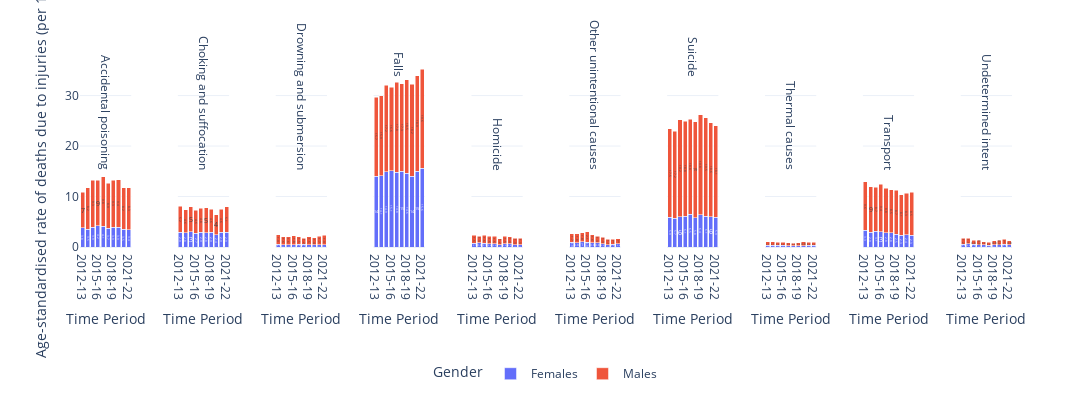

This figure's notebook cell:
### Code cell
import plotly.express as px

# Stacked Bar Chart
fig = px.bar(
    d2, 
    x="ReportingCategory4",  # Time period (Year)
    y="Number of Cases",  # Age-standardised rate (ASR)
    color="ReportingCategory1",  # Stack by gender
    # title="Age-Standardised Rates per by Gender and Injury Type",
    labels={"Number of Cases": "ASR (per 100,000 population)", "ReportingCategory4": "Time Period"},
    text="Number of Cases",  # Display values on the bars
    facet_col="Injury Type",  # Create a subplot for each injury type
    facet_col_spacing=0.05,  # Increase spacing between columns
    barmode="stack",  # Stack bars to show contribution by gender
)

# Customize the chart layout
fig.update_traces(
    textposition="inside",  # Try moving the text inside or outside
    texttemplate="%{text}",  # Display text values directly on the bars
    insidetextanchor="middle",  # Anchor the text in the middle of the bars
)

fig.update_layout(
    xaxis_title="Time Period",
    yaxis_title="Age-standardised rate of deaths due to injuries (per 100,000)",
    template="plotly_white",
    legend_title="Gender",
    showlegend=True,  # Show legend for gender
    width=1300,  # Set the width of the plot
    height=400,  # Set the height of the plot,
    legend=dict(
        x=0.5,  # Position horizontally in the center
        y=-0.6,  # Position below the graph (negative values place the legend below)
        traceorder="normal",  # Control the order of the legend items
        orientation="h",  # Make the legend horizontal
        xanchor="center",  # Anchor the legend horizontally in the center
        yanchor="top",  # Anchor the legend vertically at the top of its box
    )
)

# Remove "Injury Type =" from facet labels and adjust position and angle
fig.for_each_annotation(lambda a: a.update(
    text=a.text.split('=')[1] if '=' in a.text else a.text,  # Remove "Injury Type =" from the label
    font=dict(size=12),  # Adjust font size if needed
    showarrow=False,  # Disable arrow for the facet title
    align='left',  # Center-align the text
    textangle=90,  # Rotate the text 90 degrees
    y=0.9 if ('Falls' in a.text or 'Suicide' in a.text) else 0.4
))

fig.show()

### Figure 1 — Plotly figure (JSON) as saved in the notebook; plotly's stock layout.template omitted (floating-point values rounded to 4 significant figures)
{"data": [{"alignmentgroup": "True", "hovertemplate": "ReportingCategory1=Females<br>Injury Type=Accidental poisoning<br>Time Period=%{x}<br>ASR (per 100,000 population)=%{text}<extra></extra>", "insidetextanchor": "middle", "legendgroup": "Females", "marker": {"color": "#636efa", "pattern": {"shape": ""}}, "name": "Females", "offsetgroup": "Females", "orientation": "v", "showlegend": true, "text": [3.8, 3.5, 3.9, 4.2, 4.1, 3.7, 3.9, 3.9, 3.5, 3.4], "textposition": "inside", "texttemplate": "%{text}", "type": "bar", "x": ["2012-13", "2013-14", "2014-15", "2015-16", "2016-17", "2017-18", "2018-19", "2019-20", "2020-21", "2021-22"], "xaxis": "x", "y": [3.8, 3.5, 3.9, 4.2, 4.1, 3.7, 3.9, 3.9, 3.5, 3.4], "yaxis": "y"}, {"alignmentgroup": "True", "hovertemplate": "ReportingCategory1=Females<br>Injury Type=Choking and suffocation<br>Time Period=%{x}<br>ASR (per 100,000 population)=%{text}<extra></extra>", "insidetextanchor": "middle", "legendgroup": "Females", "marker": {"color": "#636efa", "pattern": {"shape": ""}}, "name": "Females", "offsetgroup": "Females", "orientation": "v", "showlegend": false, "text": [2.9, 2.8, 3, 2.7, 2.9, 2.8, 2.9, 2.4, 2.9, 2.9], "textposition": "inside", "texttemplate": "%{text}", "type": "bar", "x": ["2012-13", "2013-14", "2014-15", "2015-16", "2016-17", "2017-18", "2018-19", "2019-20", "2020-21", "2021-22"], "xaxis": "x2", "y": [2.9, 2.8, 3, 2.7, 2.9, 2.8, 2.9, 2.4, 2.9, 2.9], "yaxis": "y2"}, {"alignmentgroup": "True", "hovertemplate": "ReportingCategory1=Females<br>Injury Type=Drowning and submersion<br>Time Period=%{x}<br>ASR (per 100,000 population)=%{text}<extra></extra>", "insidetextanchor": "middle", "legendgroup": "Females", "marker": {"color": "#636efa", "pattern": {"shape": ""}}, "name": "Females", "offsetgroup": "Females", "orientation": "v", "showlegend": false, "text": [0.5, 0.4, 0.4, 0.4, 0.5, 0.5, 0.4, 0.4, 0.4, 0.4], "textposition": "inside", "texttemplate": "%{text}", "type": "bar", "x": ["2012-13", "2013-14", "2014-15", "2015-16", "2016-17", "2017-18", "2018-19", "2019-20", "2020-21", "2021-22"], "xaxis": "x3", "y": [0.5, 0.4, 0.4, 0.4, 0.5, 0.5, 0.4, 0.4, 0.4, 0.4], "yaxis": "y3"}, {"alignmentgroup": "True", "hovertemplate": "ReportingCategory1=Females<br>Injury Type=Falls<br>Time Period=%{x}<br>ASR (per 100,000 population)=%{text}<extra></extra>", "insidetextanchor": "middle", "legendgroup": "Females", "marker": {"color": "#636efa", "pattern": {"shape": ""}}, "name": "Females", "offsetgroup": "Females", "orientation": "v", "showlegend": false, "text": [14, 14.1, 14.9, 15.1, 14.8, 15, 14.6, 14, 15, 15.6], "textposition": "inside", "texttemplate": "%{text}", "type": "bar", "x": ["2012-13", "2013-14", "2014-15", "2015-16", "2016-17", "2017-18", "2018-19", "2019-20", "2020-21", "2021-22"], "xaxis": "x4", "y": [14, 14.1, 14.9, 15.1, 14.8, 15, 14.6, 14, 15, 15.6], "yaxis": "y4"}, {"alignmentgroup": "True", "hovertemplate": "ReportingCategory1=Females<br>Injury Type=Homicide<br>Time Period=%{x}<br>ASR (per 100,000 population)=%{text}<extra></extra>", "insidetextanchor": "middle", "legendgroup": "Females", "marker": {"color": "#636efa", "pattern": {"shape": ""}}, "name": "Females", "offsetgroup": "Females", "orientation": "v", "showlegend": false, "text": [0.7, 0.8, 0.7, 0.6, 0.6, 0.4, 0.6, 0.6, 0.4, 0.4], "textposition": "inside", "texttemplate": "%{text}", "type": "bar", "x": ["2012-13", "2013-14", "2014-15", "2015-16", "2016-17", "2017-18", "2018-19", "2019-20", "2020-21", "2021-22"], "xaxis": "x5", "y": [0.7, 0.8, 0.7, 0.6, 0.6, 0.4, 0.6, 0.6, 0.4, 0.4], "yaxis": "y5"}, {"alignmentgroup": "True", "hovertemplate": "ReportingCategory1=Females<br>Injury Type=Other unintentional causes<br>Time Period=%{x}<br>ASR (per 100,000 population)=%{text}<extra></extra>", "insidetextanchor": "middle", "legendgroup": "Females", "marker": {"color": "#636efa", "pattern": {"shape": ""}}, "name": "Females", "offsetgroup": "Females", "orientation": "v", "showlegend": false, "text": [0.9, 0.8, 1, 0.9, 0.8, 0.8, 0.6, 0.4, 0.5, 0.6], "textposition": "inside", "texttemplate": "%{text}", "type": "bar", "x": ["2012-13", "2013-14", "2014-15", "2015-16", "2016-17", "2017-18", "2018-19", "2019-20", "2020-21", "2021-22"], "xaxis": "x6", "y": [0.9, 0.8, 1, 0.9, 0.8, 0.8, 0.6, 0.4, 0.5, 0.6], "yaxis": "y6"}, {"alignmentgroup": "True", "hovertemplate": "ReportingCategory1=Females<br>Injury Type=Suicide<br>Time Period=%{x}<br>ASR (per 100,000 population)=%{text}<extra></extra>", "insidetextanchor": "middle", "legendgroup": "Females", "marker": {"color": "#636efa", "pattern": {"shape": ""}}, "name": "Females", "offsetgroup": "Females", "orientation": "v", "showlegend": false, "text": [5.9, 5.7, 6, 6.1, 6.5, 5.8, 6.4, 6.1, 6, 5.9], "textposition": "inside", "texttemplate": "%{text}", "type": "bar", "x": ["2012-13", "2013-14", "2014-15", "2015-16", "2016-17", "2017-18", "2018-19", "2019-20", "2020-21", "2021-22"], "xaxis": "x7", "y": [5.9, 5.7, 6, 6.1, 6.5, 5.8, 6.4, 6.1, 6, 5.9], "yaxis": "y7"}, {"alignmentgroup": "True", "hovertemplate": "ReportingCategory1=Females<br>Injury Type=Thermal causes<br>Time Period=%{x}<br>ASR (per 100,000 population)=%{text}<extra></extra>", "insidetextanchor": "middle", "legendgroup": "Females", "marker": {"color": "#636efa", "pattern": {"shape": ""}}, "name": "Females", "offsetgroup": "Females", "orientation": "v", "showlegend": false, "text": [0.3, 0.3, 0.3, 0.3, 0.2, 0.2, 0.2, 0.2, 0.3, 0.3], "textposition": "inside", "texttemplate": "%{text}", "type": "bar", "x": ["2012-13", "2013-14", "2014-15", "2015-16", "2016-17", "2017-18", "2018-19", "2019-20", "2020-21", "2021-22"], "xaxis": "x8", "y": [0.3, 0.3, 0.3, 0.3, 0.2, 0.2, 0.2, 0.2, 0.3, 0.3], "yaxis": "y8"}, {"alignmentgroup": "True", "hovertemplate": "ReportingCategory1=Females<br>Injury Type=Transport<br>Time Period=%{x}<br>ASR (per 100,000 population)=%{text}<extra></extra>", "insidetextanchor": "middle", "legendgroup": "Females", "marker": {"color": "#636efa", "pattern": {"shape": ""}}, "name": "Females", "offsetgroup": "Females", "orientation": "v", "showlegend": false, "text": [3.3, 2.9, 3.1, 3, 2.8, 2.8, 2.5, 2.3, 2.4, 2.3], "textposition": "inside", "texttemplate": "%{text}", "type": "bar", "x": ["2012-13", "2013-14", "2014-15", "2015-16", "2016-17", "2017-18", "2018-19", "2019-20", "2020-21", "2021-22"], "xaxis": "x9", "y": [3.3, 2.9, 3.1, 3, 2.8, 2.8, 2.5, 2.3, 2.4, 2.3], "yaxis": "y9"}, {"alignmentgroup": "True", "hovertemplate": "ReportingCategory1=Females<br>Injury Type=Undetermined intent<br>Time Period=%{x}<br>ASR (per 100,000 population)=%{text}<extra></extra>", "insidetextanchor": "middle", "legendgroup": "Females", "marker": {"color": "#636efa", "pattern": {"shape": ""}}, "name": "Females", "offsetgroup": "Females", "orientation": "v", "showlegend": false, "text": [0.5, 0.6, 0.5, 0.4, 0.4, 0.3, 0.4, 0.4, 0.5, 0.4], "textposition": "inside", "texttemplate": "%{text}", "type": "bar", "x": ["2012-13", "2013-14", "2014-15", "2015-16", "2016-17", "2017-18", "2018-19", "2019-20", "2020-21", "2021-22"], "xaxis": "x10", "y": [0.5, 0.6, 0.5, 0.4, 0.4, 0.3, 0.4, 0.4, 0.5, 0.4], "yaxis": "y10"}, {"alignmentgroup": "True", "hovertemplate": "ReportingCategory1=Males<br>Injury Type=Accidental poisoning<br>Time Period=%{x}<br>ASR (per 100,000 population)=%{text}<extra></extra>", "insidetextanchor": "middle", "legendgroup": "Males", "marker": {"color": "#EF553B", "pattern": {"shape": ""}}, "name": "Males", "offsetgroup": "Males", "orientation": "v", "showlegend": true, "text": [7, 8.2, 9.3, 9, 9.8, 8.9, 9.3, 9.4, 8.2, 8.3], "textposition": "inside", "texttemplate": "%{text}", "type": "bar", "x": ["2012-13", "2013-14", "2014-15", "2015-16", "2016-17", "2017-18", "2018-19", "2019-20", "2020-21", "2021-22"], "xaxis": "x", "y": [7, 8.2, 9.3, 9, 9.8, 8.9, 9.3, 9.4, 8.2, 8.3], "yaxis": "y"}, {"alignmentgroup": "True", "hovertemplate": "ReportingCategory1=Males<br>Injury Type=Choking and suffocation<br>Time Period=%{x}<br>ASR (per 100,000 population)=%{text}<extra></extra>", "insidetextanchor": "middle", "legendgroup": "Males", "marker": {"color": "#EF553B", "pattern": {"shape": ""}}, "name": "Males", "offsetgroup": "Males", "orientation": "v", "showlegend": false, "text": [5.2, 4.6, 5, 4.6, 4.8, 5, 4.6, 4, 4.6, 5.1], "textposition": "inside", "texttemplate": "%{text}", "type": "bar", "x": ["2012-13", "2013-14", "2014-15", "2015-16", "2016-17", "2017-18", "2018-19", "2019-20", "2020-21", "2021-22"], "xaxis": "x2", "y": [5.2, 4.6, 5, 4.6, 4.8, 5, 4.6, 4, 4.6, 5.1], "yaxis": "y2"}, {"alignmentgroup": "True", "hovertemplate": "ReportingCategory1=Males<br>Injury Type=Drowning and submersion<br>Time Period=%{x}<br>ASR (per 100,000 population)=%{text}<extra></extra>", "insidetextanchor": "middle", "legendgroup": "Males", "marker": {"color": "#EF553B", "pattern": {"shape": ""}}, "name": "Males", "offsetgroup": "Males", "orientation": "v", "showlegend": false, "text": [1.9, 1.6, 1.6, 1.8, 1.5, 1.2, 1.6, 1.4, 1.7, 1.9], "textposition": "inside", "texttemplate": "%{text}", "type": "bar", "x": ["2012-13", "2013-14", "2014-15", "2015-16", "2016-17", "2017-18", "2018-19", "2019-20", "2020-21", "2021-22"], "xaxis": "x3", "y": [1.9, 1.6, 1.6, 1.8, 1.5, 1.2, 1.6, 1.4, 1.7, 1.9], "yaxis": "y3"}, {"alignmentgroup": "True", "hovertemplate": "ReportingCategory1=Males<br>Injury Type=Falls<br>Time Period=%{x}<br>ASR (per 100,000 population)=%{text}<extra></extra>", "insidetextanchor": "middle", "legendgroup": "Males", "marker": {"color": "#EF553B", "pattern": {"shape": ""}}, "name": "Males", "offsetgroup": "Males", "orientation": "v", "showlegend": false, "text": [15.7, 15.9, 17.2, 16.6, 17.8, 17.3, 18.5, 18.2, 18.9, 19.6], "textposition": "inside", "texttemplate": "%{text}", "type": "bar", "x": ["2012-13", "2013-14", "2014-15", "2015-16", "2016-17", "2017-18", "2018-19", "2019-20", "2020-21", "2021-22"], "xaxis": "x4", "y": [15.7, 15.9, 17.2, 16.6, 17.8, 17.3, 18.5, 18.2, 18.9, 19.6], "yaxis": "y4"}, {"alignmentgroup": "True", "hovertemplate": "ReportingCategory1=Males<br>Injury Type=Homicide<br>Time Period=%{x}<br>ASR (per 100,000 population)=%{text}<extra></extra>", "insidetextanchor": "middle", "legendgroup": "Males", "marker": {"color": "#EF553B", "pattern": {"shape": ""}}, "name": "Males", "offsetgroup": "Males", "orientation": "v", "showlegend": false, "text": [1.6, 1.3, 1.6, 1.5, 1.5, 1.2, 1.5, 1.4, 1.3, 1.3], "textposition": "inside", "texttemplate": "%{text}", "type": "bar", "x": ["2012-13", "2013-14", "2014-15", "2015-16", "2016-17", "2017-18", "2018-19", "2019-20", "2020-21", "2021-22"], "xaxis": "x5", "y": [1.6, 1.3, 1.6, 1.5, 1.5, 1.2, 1.5, 1.4, 1.3, 1.3], "yaxis": "y5"}, {"alignmentgroup": "True", "hovertemplate": "ReportingCategory1=Males<br>Injury Type=Other unintentional causes<br>Time Period=%{x}<br>ASR (per 100,000 population)=%{text}<extra></extra>", "insidetextanchor": "middle", "legendgroup": "Males", "marker": {"color": "#EF553B", "pattern": {"shape": ""}}, "name": "Males", "offsetgroup": "Males", "orientation": "v", "showlegend": false, "text": [1.7, 1.8, 1.8, 2.1, 1.6, 1.3, 1.3, 1.1, 1, 1], "textposition": "inside", "texttemplate": "%{text}", "type": "bar", "x": ["2012-13", "2013-14", "2014-15", "2015-16", "2016-17", "2017-18", "2018-19", "2019-20", "2020-21", "2021-22"], "xaxis": "x6", "y": [1.7, 1.8, 1.8, 2.1, 1.6, 1.3, 1.3, 1.1, 1, 1], "yaxis": "y6"}, {"alignmentgroup": "True", "hovertemplate": "ReportingCategory1=Males<br>Injury Type=Suicide<br>Time Period=%{x}<br>ASR (per 100,000 population)=%{text}<extra></extra>", "insidetextanchor": "middle", "legendgroup": "Males", "marker": {"color": "#EF553B", "pattern": {"shape": ""}}, "name": "Males", "offsetgroup": "Males", "orientation": "v", "showlegend": false, "text": [17.5, 17.2, 19.2, 18.8, 18.8, 19, 19.8, 19.5, 18.6, 18.1], "textposition": "inside", "texttemplate": "%{text}", "type": "bar", "x": ["2012-13", "2013-14", "2014-15", "2015-16", "2016-17", "2017-18", "2018-19", "2019-20", "2020-21", "2021-22"], "xaxis": "x7", "y": [17.5, 17.2, 19.2, 18.8, 18.8, 19, 19.8, 19.5, 18.6, 18.1], "yaxis": "y7"}, {"alignmentgroup": "True", "hovertemplate": "ReportingCategory1=Males<br>Injury Type=Thermal causes<br>Time Period=%{x}<br>ASR (per 100,000 population)=%{text}<extra></extra>", "insidetextanchor": "middle", "legendgroup": "Males", "marker": {"color": "#EF553B", "pattern": {"shape": ""}}, "name": "Males", "offsetgroup": "Males", "orientation": "v", "showlegend": false, "text": [0.7, 0.7, 0.6, 0.6, 0.6, 0.5, 0.6, 0.8, 0.6, 0.6], "textposition": "inside", "texttemplate": "%{text}", "type": "bar", "x": ["2012-13", "2013-14", "2014-15", "2015-16", "2016-17", "2017-18", "2018-19", "2019-20", "2020-21", "2021-22"], "xaxis": "x8", "y": [0.7, 0.7, 0.6, 0.6, 0.6, 0.5, 0.6, 0.8, 0.6, 0.6], "yaxis": "y8"}, {"alignmentgroup": "True", "hovertemplate": "ReportingCategory1=Males<br>Injury Type=Transport<br>Time Period=%{x}<br>ASR (per 100,000 population)=%{text}<extra></extra>", "insidetextanchor": "middle", "legendgroup": "Males", "marker": {"color": "#EF553B", "pattern": {"shape": ""}}, "name": "Males", "offsetgroup": "Males", "orientation": "v", "showlegend": false, "text": [9.6, 9, 8.7, 9.4, 8.8, 8.5, 8.7, 8.1, 8.3, 8.5], "textposition": "inside", "texttemplate": "%{text}", "type": "bar", "x": ["2012-13", "2013-14", "2014-15", "2015-16", "2016-17", "2017-18", "2018-19", "2019-20", "2020-21", "2021-22"], "xaxis": "x9", "y": [9.6, 9, 8.7, 9.4, 8.8, 8.5, 8.7, 8.1, 8.3, 8.5], "yaxis": "y9"}, {"alignmentgroup": "True", "hovertemplate": "ReportingCategory1=Males<br>Injury Type=Undetermined intent<br>Time Period=%{x}<br>ASR (per 100,000 population)=%{text}<extra></extra>", "insidetextanchor": "middle", "legendgroup": "Males", "marker": {"color": "#EF553B", "pattern": {"shape": ""}}, "name": "Males", "offsetgroup": "Males", "orientation": "v", "showlegend": false, "text": [1.2, 1.1, 0.8, 0.9, 0.6, 0.6, 0.8, 0.9, 1, 0.8], "textposition": "inside", "texttemplate": "%{text}", "type": "bar", "x": ["2012-13", "2013-14", "2014-15", "2015-16", "2016-17", "2017-18", "2018-19", "2019-20", "2020-21", "2021-22"], "xaxis": "x10", "y": [1.2, 1.1, 0.8, 0.9, 0.6, 0.6, 0.8, 0.9, 1, 0.8], "yaxis": "y10"}], "layout": {"annotations": [{"align": "left", "font": {"size": 12}, "showarrow": false, "text": "Accidental poisoning", "textangle": 90, "x": 0.0275, "xanchor": "center", "xref": "paper", "y": 0.4, "yanchor": "bottom", "yref": "paper"}, {"align": "left", "font": {"size": 12}, "showarrow": false, "text": "Choking and suffocation", "textangle": 90, "x": 0.1325, "xanchor": "center", "xref": "paper", "y": 0.4, "yanchor": "bottom", "yref": "paper"}, {"align": "left", "font": {"size": 12}, "showarrow": false, "text": "Drowning and submersion", "textangle": 90, "x": 0.2375, "xanchor": "center", "xref": "paper", "y": 0.4, "yanchor": "bottom", "yref": "paper"}, {"align": "left", "font": {"size": 12}, "showarrow": false, "text": "Falls", "textangle": 90, "x": 0.3425, "xanchor": "center", "xref": "paper", "y": 0.9, "yanchor": "bottom", "yref": "paper"}, {"align": "left", "font": {"size": 12}, "showarrow": false, "text": "Homicide", "textangle": 90, "x": 0.4475, "xanchor": "center", "xref": "paper", "y": 0.4, "yanchor": "bottom", "yref": "paper"}, {"align": "left", "font": {"size": 12}, "showarrow": false, "text": "Other unintentional causes", "textangle": 90, "x": 0.5525, "xanchor": "center", "xref": "paper", "y": 0.4, "yanchor": "bottom", "yref": "paper"}, {"align": "left", "font": {"size": 12}, "showarrow": false, "text": "Suicide", "textangle": 90, "x": 0.6575, "xanchor": "center", "xref": "paper", "y": 0.9, "yanchor": "bottom", "yref": "paper"}, {"align": "left", "font": {"size": 12}, "showarrow": false, "text": "Thermal causes", "textangle": 90, "x": 0.7625, "xanchor": "center", "xref": "paper", "y": 0.4, "yanchor": "bottom", "yref": "paper"}, {"align": "left", "font": {"size": 12}, "showarrow": false, "text": "Transport", "textangle": 90, "x": 0.8675, "xanchor": "center", "xref": "paper", "y": 0.4, "yanchor": "bottom", "yref": "paper"}, {"align": "left", "font": {"size": 12}, "showarrow": false, "text": "Undetermined intent", "textangle": 90, "x": 0.9725, "xanchor": "center", "xref": "paper", "y": 0.4, "yanchor": "bottom", "yref": "paper"}], "barmode": "stack", "height": 400, "legend": {"orientation": "h", "title": {"text": "Gender"}, "tracegroupgap": 0, "traceorder": "normal", "x": 0.5, "xanchor": "center", "y": -0.6, "yanchor": "top"}, "margin": {"t": 60}, "showlegend": true, "width": 1300, "xaxis": {"anchor": "y", "domain": [0, 0.055], "title": {"text": "Time Period"}}, "xaxis10": {"anchor": "y10", "domain": [0.945, 1], "matches": "x", "title": {"text": "Time Period"}}, "xaxis2": {"anchor": "y2", "domain": [0.105, 0.16], "matches": "x", "title": {"text": "Time Period"}}, "xaxis3": {"anchor": "y3", "domain": [0.21, 0.265], "matches": "x", "title": {"text": "Time Period"}}, "xaxis4": {"anchor": "y4", "domain": [0.315, 0.37], "matches": "x", "title": {"text": "Time Period"}}, "xaxis5": {"anchor": "y5", "domain": [0.42, 0.475], "matches": "x", "title": {"text": "Time Period"}}, "xaxis6": {"anchor": "y6", "domain": [0.525, 0.58], "matches": "x", "title": {"text": "Time Period"}}, "xaxis7": {"anchor": "y7", "domain": [0.63, 0.685], "matches": "x", "title": {"text": "Time Period"}}, "xaxis8": {"anchor": "y8", "domain": [0.735, 0.79], "matches": "x", "title": {"text": "Time Period"}}, "xaxis9": {"anchor": "y9", "domain": [0.84, 0.895], "matches": "x", "title": {"text": "Time Period"}}, "yaxis": {"anchor": "x", "domain": [0, 1], "title": {"text": "Age-standardised rate of deaths due to injuries (per 100,000)"}}, "yaxis10": {"anchor": "x10", "domain": [0, 1], "matches": "y", "showticklabels": false}, "yaxis2": {"anchor": "x2", "domain": [0, 1], "matches": "y", "showticklabels": false}, "yaxis3": {"anchor": "x3", "domain": [0, 1], "matches": "y", "showticklabels": false}, "yaxis4": {"anchor": "x4", "domain": [0, 1], "matches": "y", "showticklabels": false}, "yaxis5": {"anchor": "x5", "domain": [0, 1], "matches": "y", "showticklabels": false}, "yaxis6": {"anchor": "x6", "domain": [0, 1], "matches": "y", "showticklabels": false}, "yaxis7": {"anchor": "x7", "domain": [0, 1], "matches": "y", "showticklabels": false}, "yaxis8": {"anchor": "x8", "domain": [0, 1], "matches": "y", "showticklabels": false}, "yaxis9": {"anchor": "x9", "domain": [0, 1], "matches": "y", "showticklabels": false}}}
